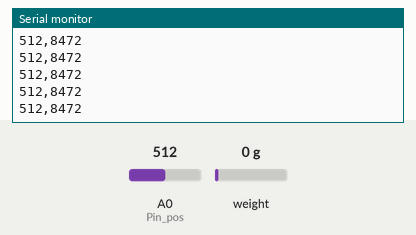
Simulated run of this sketch. Board: Arduino Uno, built with avr-gcc and run on an emulated ATmega328P. On the bench: the last lines printed to the serial monitor. Wiring (inferred from the names in the program): HX711 load-cell converter: data pin 3; SCK pin 2. The test bench sets the inputs (shaded band); at power-on: weight on the scale 0 g, A0 (Pin_pos) = 512.

Above: at 11.1 s.
11.2 s: weight on the scale set to 100 g
At 11.24 s:
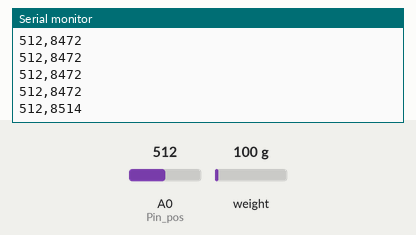
12.7 s: A0 (Pin_pos) set to 716
At 12.75 s:
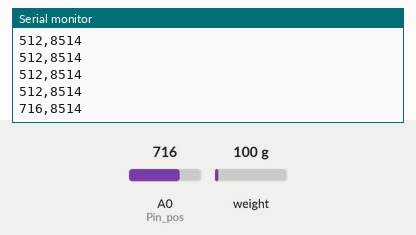
14.2 s: weight on the scale set to 1250 g
At 14.25 s:
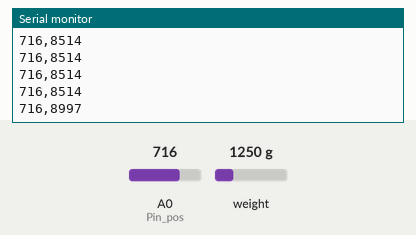
15.7 s: A0 (Pin_pos) set to 900
At 15.76 s:
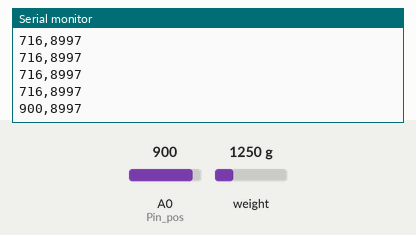
Timing chart, 0 to 18.2 s (numbered marks = the images above; inputs shaded):
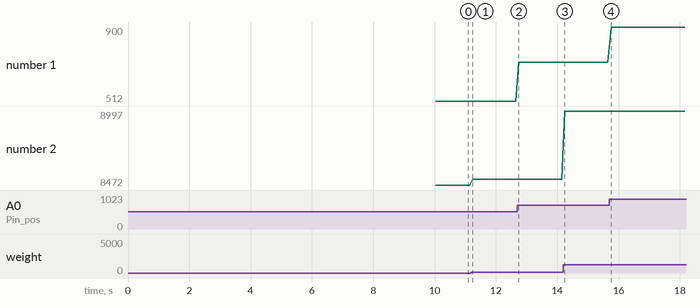

The sketch:

monoprice_sensor.ino
```cpp
#include <hx711.h>
//Thanakorn
#define Pin_dout 3
#define Pin_slk 2
#define avg_num 100

byte data[3];
uint32_t val;
uint16_t val2;
float gram;
float avg = 0;

float force_offset; //8044;
//float w1 = 8434; //output from val2
//float w2 = 10.0; //known weight in grams
//float force_ratio;

#define Pin_pos A0

static uint32_t currentTime = 0;
static uint32_t previousTime = 0;
static uint16_t cycleTime = 0;
static uint32_t taskTime = 0;

void setup() {
  // put your setup code here, to run once:
  Serial.begin(115200);
  force_setup();
}

void loop() {
  // put your main code here, to run repeatedly:
  currentTime = micros();
  cycleTime = currentTime - previousTime;
  previousTime = currentTime;

  sensor_loop();
  int pos_sensorValue = analogRead(Pin_pos);

  if(currentTime > taskTime){ //100 Hz task
    taskTime = currentTime + 10000;
    Serial.print(pos_sensorValue);
    Serial.print(",");
    Serial.println(val2);
  }
}
```

force_sensor.ino
```cpp
void force_setup(){

  pinMode(Pin_slk, OUTPUT);
  pinMode(Pin_dout, INPUT);

  digitalWrite(Pin_slk, HIGH);
  delayMicroseconds(100);
  digitalWrite(Pin_slk, LOW);

  for(int i = 0; i < avg_num; i++){
//    Serial.println("aaa");
  while (digitalRead(Pin_dout))
    ;

  for (byte j = 3; j--;)
  {
    for (char i = 8; i--;)
    {
      digitalWrite(Pin_slk, HIGH);
      bitWrite(data[j], i, digitalRead(Pin_dout));
      digitalWrite(Pin_slk, LOW);
    }
  }

  digitalWrite(Pin_slk, HIGH);
  digitalWrite(Pin_slk, LOW);

  data[2] ^= 0x80;

  val = ((uint32_t) data[2] << 16) | ((uint32_t) data[1] << 8)
      | (uint32_t) data[0];

  val2 = val/1000;
  avg = avg + val2;
  }
  force_offset = avg/avg_num;

  //force_ratio = (w1-force_offset)/w2;
  avg = 0;
}

void sensor_loop() {

 while (digitalRead(Pin_dout))
    ;

  for (byte j = 3; j--;)
  {
    for (char i = 8; i--;)
    {
      digitalWrite(Pin_slk, HIGH);
      bitWrite(data[j], i, digitalRead(Pin_dout));
      digitalWrite(Pin_slk, LOW);
    }
  }

  digitalWrite(Pin_slk, HIGH);
  digitalWrite(Pin_slk, LOW);

  data[2] ^= 0x80;

  val = ((uint32_t) data[2] << 16) | ((uint32_t) data[1] << 8)
      | (uint32_t) data[0];

  val2 = val/1000;
  //gram = (val2 - force_offset)/force_ratio;

  gram = val2 - force_offset;
}
```

Measured:
- after the input at 11.2 s, the serial monitor: prints a new line at once (image 1)
- after the input at 12.7 s, the serial monitor: prints a new line at once (image 2)
- after the input at 14.2 s, the serial monitor: prints a new line after 0.05 s (image 3)
- after the input at 15.7 s, the serial monitor: prints a new line after 0.05 s (image 4)
- plotted number 1: 512 → 716 after the input at 12.7 s, 716 → 900 after the input at 15.7 s
- plotted number 2: 8472 → 8514 after the input at 11.2 s, 8514 → 8997 after the input at 14.2 s
